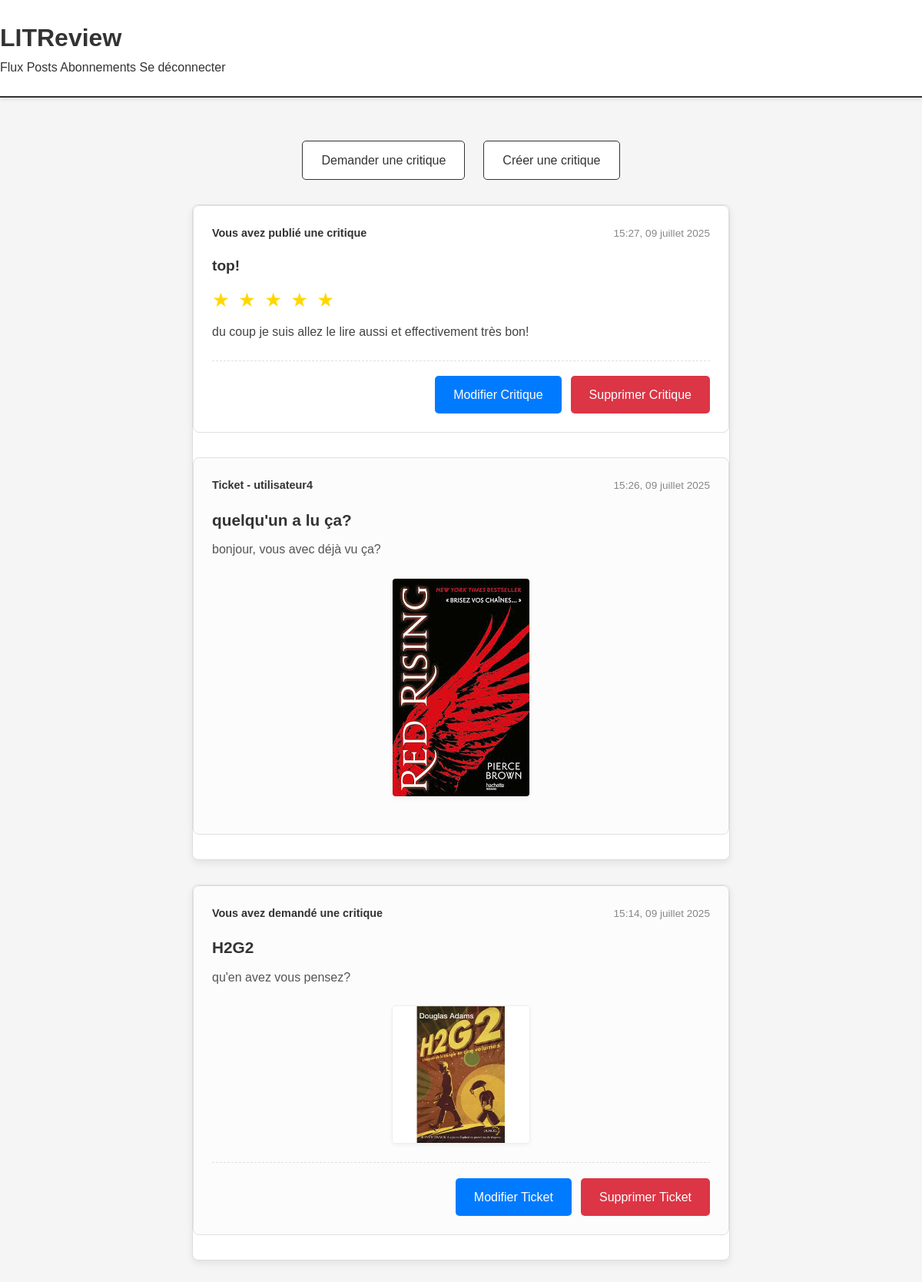
Screenshot of /posts/ (signed in) with the database file from the repository.
### book_reviews/models.py (models this page shows, shortened)
class Review(models.Model):
    ticket = models.ForeignKey(to=Ticket, on_delete=models.CASCADE)
    rating = models.PositiveSmallIntegerField(validators=[MinValueValidator(0), MaxValueValidator(5)])
    headline = models.CharField(max_length=128)
    body = models.TextField(max_length=8192, blank=True)
    user = models.ForeignKey(to=settings.AUTH_USER_MODEL, on_delete=models.CASCADE)
    time_created = models.DateTimeField(auto_now_add=True)
    class Meta:
        ordering = ["-time_created"]
        unique_together = ['user', 'ticket']

class Ticket(models.Model):
    title = models.CharField(max_length=128)
    description = models.TextField(max_length=2048, blank=True)
    user = models.ForeignKey(to=settings.AUTH_USER_MODEL, on_delete=models.CASCADE)
    image = models.ImageField(null=True, blank=True)
    time_created = models.DateTimeField(auto_now_add=True)
    class Meta:
        ordering = ["-time_created"]

### authentication/models.py (models this page shows)
class User(AbstractUser):
    first_name = models.CharField(blank=True)
    last_name = models.CharField(blank=True)
    email = models.EmailField(blank=True)
    def __str__(self):
        return self.username

### book_reviews/views.py (the view)
# urls.py: path("posts/", book_reviews.views.display_ticket_review_posts, name="posts"),
@login_required
def display_ticket_review_posts(request):
    all_user_tickets = Ticket.objects.filter(user=request.user).annotate(content_type=Value("TICKET", CharField()))
    all_user_reviews = Review.objects.filter(user=request.user).select_related("ticket").annotate(content_type=Value("REVIEW", CharField()))
    posts = sorted(chain(all_user_reviews, all_user_tickets), key=lambda post: post.time_created, reverse=True)
    context = {"posts": posts}
    return render(request, "book_reviews/posts.html", context)

### book_reviews/templates/book_reviews/posts.html
{% extends 'base.html' %}
{% block content %}
    <div class="top-buttons-container">
        <a href="{% url 'create_ticket' %}" class="btn">Demander une critique</a>
        <a href="{% url 'create_ticket_and_review' %}" class="btn">Créer une critique</a>
    </div>
    {% for post in posts %}
        <div class="main-container">
            {% if post.content_type == 'TICKET' %}
                <div class="ticket-card">
                    <div class="card-header">
                        <p>Vous avez demandé une critique</p>
                        <p class="date">{{ post.time_created|date:"H:i, d F Y" }}</p>
                    </div>
                    <p class="ticket-title">{{ post.title }}</p>
                    <p class="ticket-description">{{ post.description }}</p>
                    {% if post.image %}
                        <div class="image-container">
                            <img src="{{ post.image.url }}" alt="Couverture du livre {{ post.title }}" class="ticket-image">
                        </div>
                    {% endif %}
                    <div class="card-actions">
                        <a href="{% url 'update_ticket' post.id %}" class="btn-update">Modifier Ticket</a>
                        <a href="{% url 'delete_ticket' post.id %}" class="btn-delete">Supprimer Ticket</a>
                    </div>
                </div>
            {% elif post.content_type == 'REVIEW' %}
                <div class="review-card">
                    <div class="card-header">
                        <p>Vous avez publié une critique</p>
                        <p class="date">{{ post.time_created|date:"H:i, d F Y" }}</p>
                    </div>
                    <div class="review-content">
                        <p class="review-headline">{{ post.headline }}</p>
                        <p class="rating-stars">
                            {% for i in "12345" %}
                                {% if forloop.counter <= post.rating %}
                                    ★
                                {% else %}
                                    ☆
                                {% endif %}
                            {% endfor %}
                        </p>
                        <p class="review-body">{{ post.body }}</p>
                    </div>
                    <div class="card-actions">
                        <a href="{% url 'update_review' post.id %}" class="btn-update">Modifier Critique</a>
                        <a href="{% url 'delete_review' post.id %}" class="btn-delete">Supprimer Critique</a>
                    </div>
                </div>
                {% if post.ticket %}
                    <div class="ticket-card">
                        <div class="card-header">
                            <p>Ticket - {{ post.ticket.user }}</p>
                            <p class="date">{{ post.ticket.time_created|date:"H:i, d F Y" }}</p>
                        </div>
                        <p class="ticket-title">{{ post.ticket.title }}</p>
                        <p class="ticket-description">{{ post.ticket.description }}</p>
                        {% if post.ticket.image %}
                            <div class="image-container">
                                <img src="{{ post.ticket.image.url }}" alt="Couverture du livre {{ post.ticket.title }}" class="ticket-image">
                            </div>
                        {% endif %}
                    </div>
                {% endif %}
            {% endif %}
        </div>
    {% endfor %}
{% endblock content %}

### templates/base.html (shortened to what this page needs)
<html>
    <head>
        {% load static %}
        <link rel="stylesheet" href="{% static 'css/style.css' %}">
    </head>
    <body>
        <header>
            <h1>LITReview</h1>
            <nav>
                {% if user.is_authenticated %}
                    <a href="{% url 'home' %}">Flux</a>
                    <a href="{% url 'posts' %}">Posts</a>
                    <a href="{% url 'manage_users' %}">Abonnements</a>
                    <a href="{% url 'logout' %}">Se déconnecter</a>
                {% endif %}
            </nav>
        </header>
        <main>
            {% block content %}
            {% endblock content %}
        </main>
    </body>
</html>

### static/css/style.css (style rules this page uses)
* { margin: 0; padding: 0; box-sizing: border-box; }
body { font-family: 'Arial', sans-serif; background-color: #f5f5f5; min-height: 100vh; color: #333; line-height: 1.6; }
main { padding: 1rem 0; }
a { text-decoration: none; color: inherit; }
header { background-color: #fff; padding: 1.5rem 0; border-bottom: 2px solid #333; box-shadow: 0 2px 5px rgba(0,0,0,0.1); }
.btn, .btn-submit, .btn-update, .btn-delete, .btn-cancel, .btn-follow, .btn-unfollow { padding: 0.75rem 1.5rem; border: 1px solid #333; background-color: white; color: #333; text-decoration: none; border-radius: 5px; font-size: 1rem; transition: all 0.3s ease; display: inline-block; text-align: center; cursor: pointer; white-space: nowrap; }
.btn-update { background-color: #007bff; color: white; border: none; }
.btn-delete { background-color: #dc3545; color: white; border: none; }
.top-buttons-container { display: flex; justify-content: center; gap: 1.5rem; margin-top: 2.5rem; margin-bottom: 1rem; max-width: 700px; margin-left: auto; margin-right: auto; }
.main-container { display: flex; flex-direction: column; width: 90%; max-width: 700px; margin: 2rem auto; border: 1px solid #ddd; border-radius: 8px; background-color: #fff; box-shadow: 0 4px 10px rgba(0,0,0,0.08); overflow: hidden; }
.ticket-card, .review-card, .preview-ticket, .preview-review { padding: 1.5rem; border-radius: 8px; overflow: hidden; }
.ticket-card, .preview-ticket { background-color: #fcfcfc; border: 1px solid #e0e0e0; box-shadow: none; margin-bottom: 2rem; }
.review-card, .preview-review { background-color: #fff; border-top: 1px solid #eee; border: 1px solid #e0e0e0; box-shadow: none; margin-bottom: 2rem; }
.card-header { display: flex; justify-content: space-between; align-items: center; margin-bottom: 1rem; font-size: 0.9rem; color: #666; flex-wrap: wrap; gap: 0.5rem; }
.card-header p:first-child { font-weight: bold; color: #333; flex-grow: 1; }
.card-header .date { font-size: 0.85rem; color: #888; white-space: nowrap; }
.ticket-title { font-size: 1.3rem; font-weight: bold; color: #333; margin-bottom: 0.6rem; }
.ticket-description { font-size: 1rem; color: #555; margin-bottom: 1rem; }
.image-container { text-align: center; margin: 1.5rem 0; }
.ticket-image { max-width: 180px; height: auto; border: 1px solid #eee; box-shadow: 0 2px 5px rgba(0,0,0,0.05); border-radius: 5px; }
.review-content { margin-top: 0.8rem; }
.review-headline { font-size: 1.2rem; font-weight: bold; color: #333; margin-bottom: 0.5rem; }
.rating-stars { color: gold; font-size: 1.6rem; margin-bottom: 0.5rem; letter-spacing: 2px; display: block; }
.review-body { font-size: 1rem; color: #444; line-height: 1.6; margin-bottom: 0.5rem; }
.card-actions { display: flex; justify-content: flex-end; gap: 12px; margin-top: 1.5rem; padding-top: 1.2rem; border-top: 1px dashed #e0e0e0; flex-wrap: wrap; }

### rows the page displays
Review: time_created "15:27, 09 juillet 2025", headline "top!", rating 5 (drawn), body "du coup je suis allez le lire aussi et effectivement très bon!", ticket.user "utilisateur4", ticket.time_created "15:26, 09 juillet 2025", ticket "quelqu'un a lu ça?", ticket.description "bonjour, vous avec déjà vu ça?", ticket.image (picture)
Ticket: time_created "15:14, 09 juillet 2025", title "H2G2", description "qu'en avez vous pensez?", image (picture)
